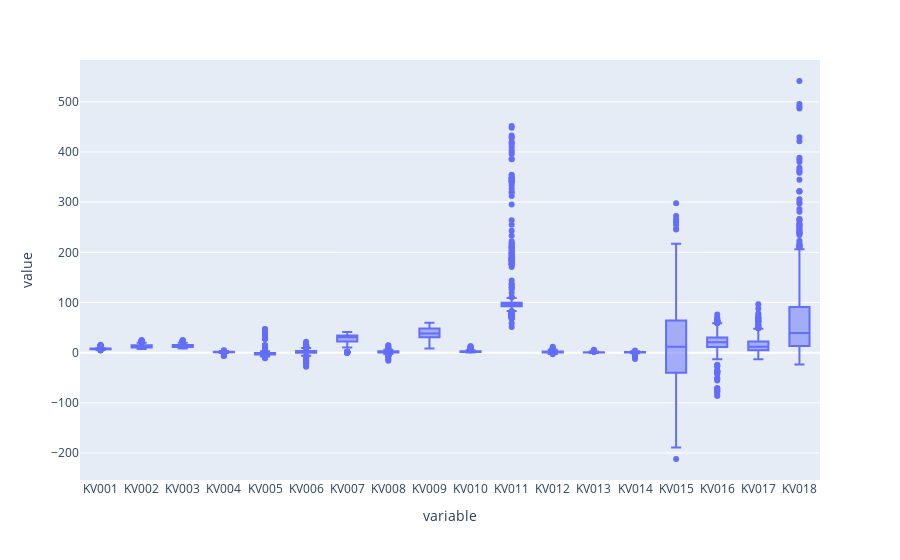

Notebook source saved alongside this figure:
### Code cell
def box_plot(df, feature_list):
    fig = px.box(df, y=feature_list)
#     fig.show()
    
    return fig

box_plot(df, feature_list)

### Figure 1 — Plotly figure (JSON) as saved in the notebook; plotly's stock layout.template omitted (floating-point values rounded to 4 significant figures; data arrays with more than 128 entries replaced by an {"elided": "..."} marker saying what was removed)
{"data": [{"alignmentgroup": "True", "hovertemplate": "variable=%{x}<br>value=%{y}<extra></extra>", "legendgroup": "", "marker": {"color": "#636efa"}, "name": "", "notched": false, "offsetgroup": "", "orientation": "v", "showlegend": false, "type": "box", "x": {"elided": "10206 str values"}, "x0": " ", "xaxis": "x", "y": {"elided": "10206 float values"}, "y0": " ", "yaxis": "y"}], "layout": {"boxmode": "group", "legend": {"tracegroupgap": 0}, "margin": {"t": 60}, "xaxis": {"anchor": "y", "domain": [0, 1], "title": {"text": "variable"}}, "yaxis": {"anchor": "x", "domain": [0, 1], "title": {"text": "value"}}}}
